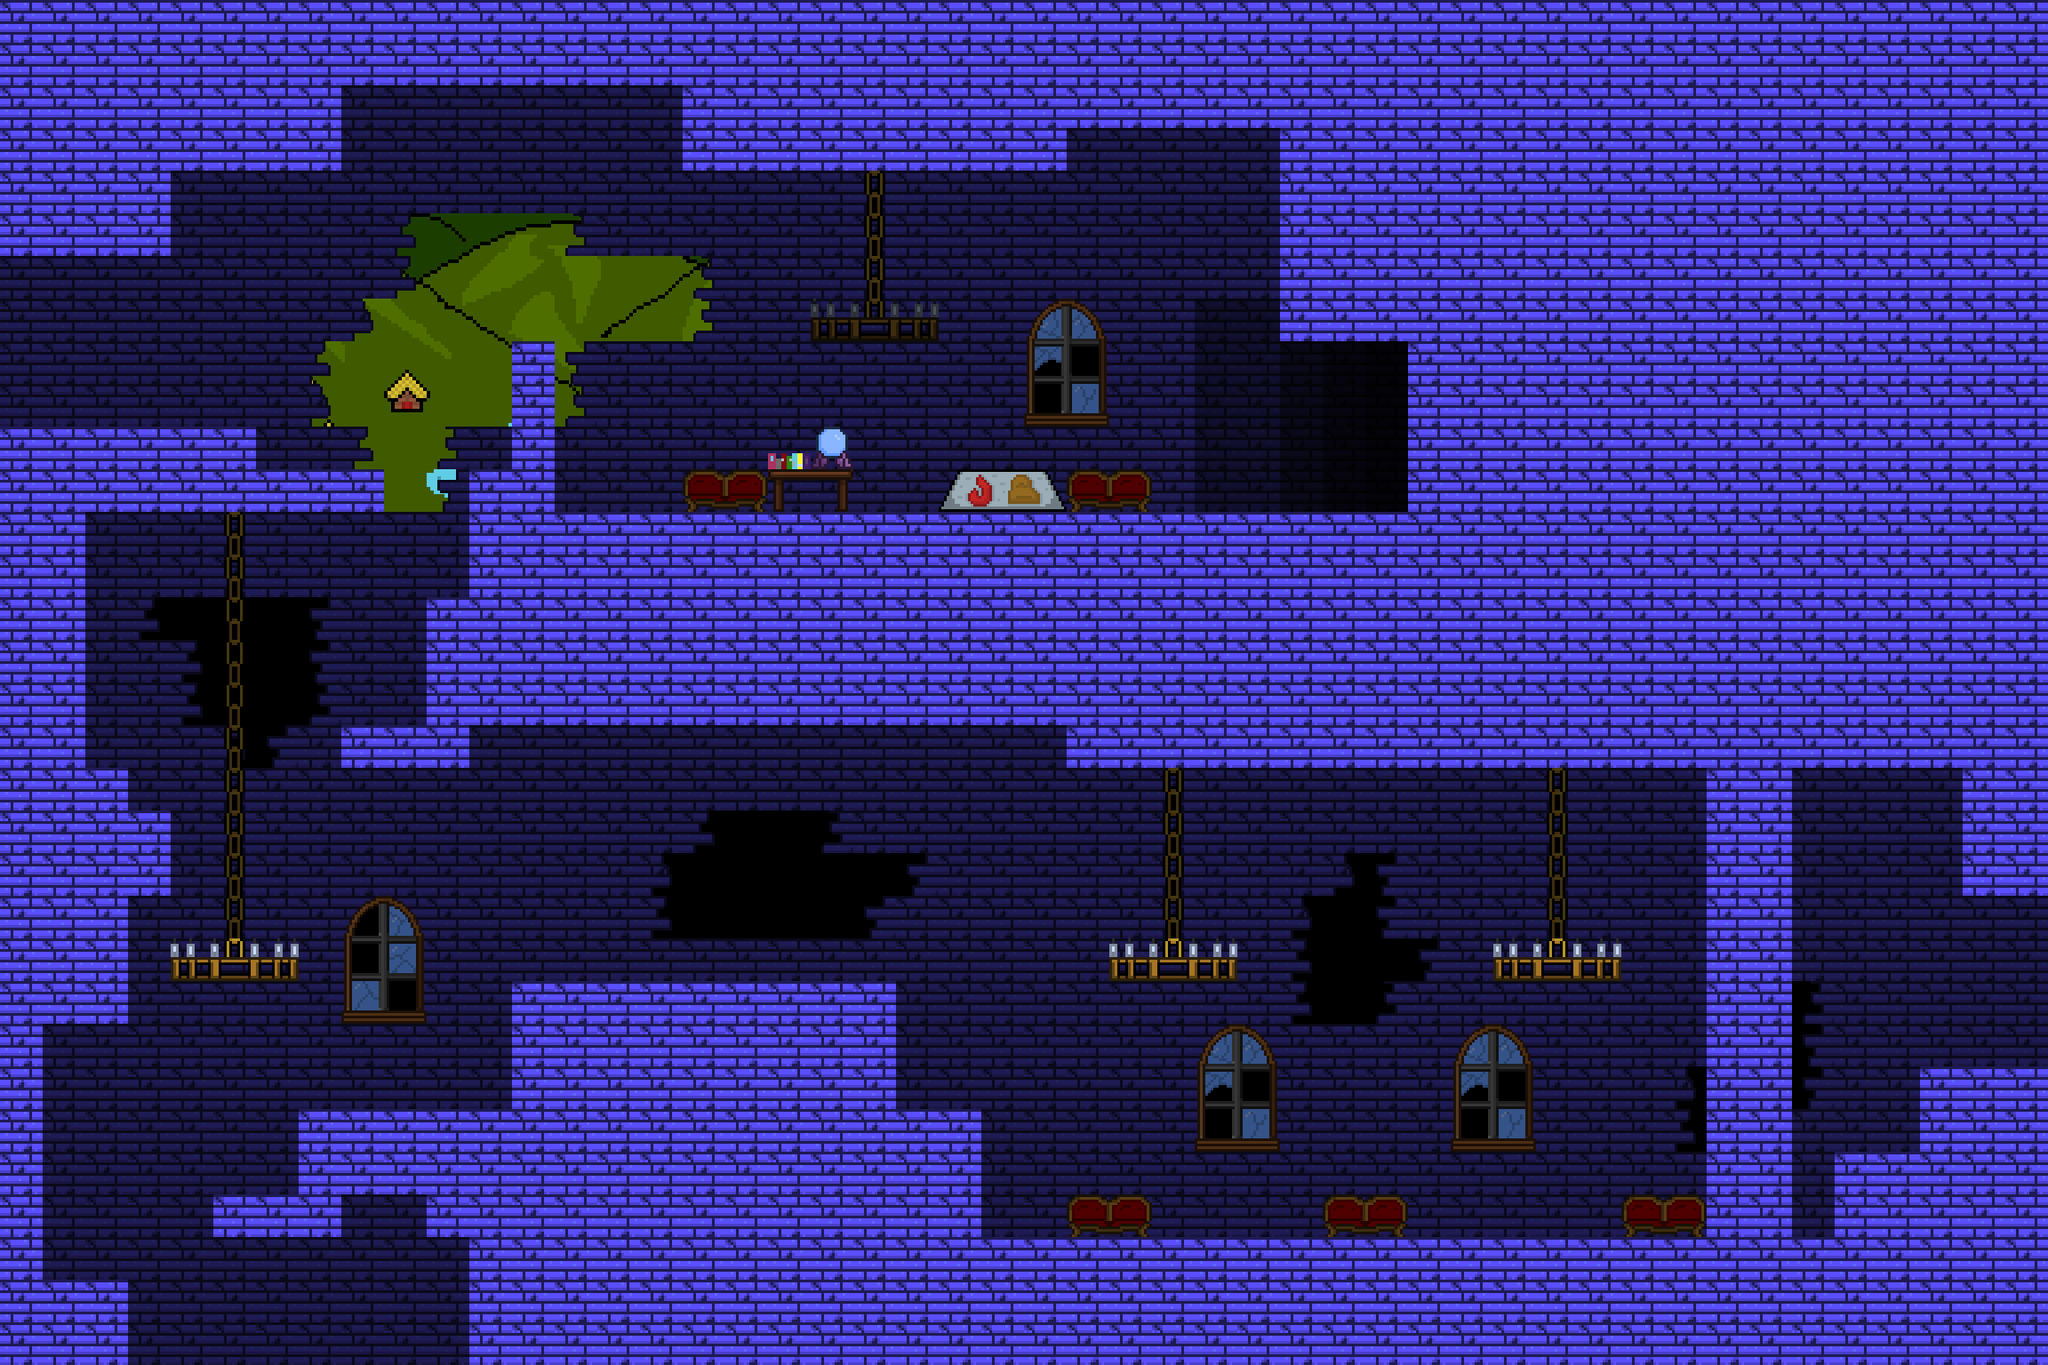

Tiled map render using the project's own tile images. Description and the map definition, with tile-layer contents summarised, below:
An orthogonal 48x32 tile map with 48x48 px tiles, 2 tile layers (back_tiles, front), 2 tilesets, 3 image layers and 56 objects (8x HazardRockBlock, 2x EnemyArmorTrap, DemoEndObject).

<map version="1.4" tiledversion="1.4.2" orientation="orthogonal" renderorder="right-down" width="48" height="32" tilewidth="48" tileheight="48" infinite="0" nextlayerid="18" nextobjectid="88">
 <properties>
  <property name="music" type="int" value="2" />
 </properties>
 <tileset firstgid="1" name="tileset01" tilewidth="48" tileheight="48" tilecount="176" columns="16">
  <image source="tilesets/tileset01.png" width="768" height="528" />
 </tileset>
 <tileset firstgid="177" name="objects" tilewidth="48" tileheight="48" tilecount="64" columns="8">
  <image source="objects.png" width="384" height="384" />
 </tileset>
 <imagelayer id="10" name="Image Layer 3">
  <image source="Backgrounds/ground_back.png" width="1024" height="576" />
  <properties>
   <property name="depth" type="int" value="30" />
   <property name="parallax_x" type="float" value="1" />
   <property name="parallax_y" type="float" value="1" />
   <property name="repeat_y" type="bool" value="true" />
  </properties>
 </imagelayer>
 <imagelayer id="8" name="Image Layer 1">
  <image source="Backgrounds/ground_far.png" width="1024" height="576" />
  <properties>
   <property name="depth" type="int" value="20" />
   <property name="parallax_x" type="float" value="0.8" />
   <property name="parallax_y" type="float" value="0.8" />
   <property name="repeat_y" type="bool" value="false" />
  </properties>
 </imagelayer>
 <imagelayer id="9" name="Image Layer 2">
  <image source="Backgrounds/ground_front.png" width="1024" height="576" />
  <properties>
   <property name="depth" type="int" value="10" />
   <property name="parallax_x" type="float" value="0.9" />
   <property name="parallax_y" type="float" value="0.9" />
   <property name="repeat_y" type="bool" value="false" />
  </properties>
 </imagelayer>
 <layer id="11" name="back_tiles" width="48" height="32">
  <properties>
   <property name="tileset" type="int" value="0" />
  </properties>
  <data>[1536 cells, 1482 non-empty, 22 distinct tile ids]</data>
 </layer>
 <layer id="12" name="front" width="48" height="32">
  <properties>
   <property name="tileset" type="int" value="0" />
  </properties>
  <data>[1536 cells, 56 non-empty, 22 distinct tile ids]</data>
 </layer>
 <objectgroup color="#aa00ff" id="17" name="checkpoints">
  <object id="81" x="624" y="192" width="192" height="384">
   <properties>
    <property name="room_id" type="int" value="17" />
    <property name="x" type="int" value="96" />
    <property name="y" type="int" value="240" />
   </properties>
  </object>
 </objectgroup>
 <objectgroup color="#ffaa00" id="16" name="spawnpoints">
  <object id="35" x="144" y="1440" width="48" height="48">
   <properties>
    <property name="id" type="int" value="0" />
   </properties>
  </object>
  <object id="37" x="2256" y="1008" width="48" height="48">
   <properties>
    <property name="id" type="int" value="1" />
   </properties>
  </object>
  <object id="53" x="1488" y="384" width="48" height="48">
   <properties>
    <property name="id" type="int" value="2" />
   </properties>
  </object>
  <object id="59" x="0" y="288" width="48" height="48">
   <properties>
    <property name="id" type="int" value="3" />
   </properties>
  </object>
 </objectgroup>
 <objectgroup id="14" name="objects">
  <properties>
   <property name="lore" type="int" value="0" />
   <property name="text" value="asd" />
  </properties>
  <object id="62" type="HazardRockBlock" gid="186" x="96" y="336" width="48" height="48" />
  <object id="63" type="HazardRockBlock" gid="186" x="96" y="384" width="48" height="48" />
  <object id="64" type="HazardRockBlock" gid="186" x="96" y="432" width="48" height="48" />
  <object id="65" type="HazardRockBlock" gid="186" x="96" y="480" width="48" height="48" />
  <object id="66" type="HazardRockBlock" gid="186" x="144" y="480" width="48" height="48" />
  <object id="67" type="HazardRockBlock" gid="186" x="144" y="432" width="48" height="48" />
  <object id="68" type="HazardRockBlock" gid="186" x="144" y="384" width="48" height="48" />
  <object id="69" type="HazardRockBlock" gid="186" x="144" y="336" width="48" height="48" />
  <object id="70" type="EnemyArmorTrap" gid="196" x="1344" y="1344" width="48" height="48" />
  <object id="71" type="EnemyArmorTrap" gid="196" x="1728" y="1344" width="48" height="48" />
  <object id="79" type="DemoEndObject" x="1056" y="384" width="144" height="144" />
 </objectgroup>
 <objectgroup color="#0000ff" id="13" name="walls">
  <object id="3" x="0" y="864" width="144" height="288" />
  <object id="5" x="48" y="1440" width="96" height="192" />
  <object id="8" x="0" y="0" width="1536" height="96" />
  <object id="9" x="1440" y="96" width="96" height="288" />
  <object id="11" x="480" y="768" width="720" height="48" />
  <object id="12" x="1200" y="96" width="240" height="48" />
  <object id="13" x="0" y="480" width="96" height="384" />
  <object id="14" x="192" y="96" width="192" height="96" />
  <object id="15" x="528" y="1344" width="48" height="288" />
  <object id="17" x="1248" y="1056" width="144" height="48" />
  <object id="22" x="1200" y="720" width="1104" height="144" />
  <object id="23" x="2208" y="864" width="96" height="144" />
  <object id="24" x="0" y="96" width="192" height="192" />
  <object id="25" x="2064" y="1296" width="240" height="96" />
  <object id="26" x="0" y="1152" width="48" height="384" />
  <object id="27" x="144" y="912" width="48" height="96" />
  <object id="28" x="384" y="816" width="144" height="48" />
  <object id="29" x="1104" y="1392" width="1200" height="144" />
  <object id="30" x="576" y="1104" width="432" height="432" />
  <object id="31" x="1008" y="1248" width="96" height="288" />
  <object id="33" x="2160" y="1200" width="144" height="96" />
  <object id="34" x="96" y="480" width="192" height="96" />
  <object id="39" x="768" y="96" width="432" height="96" />
  <object id="40" x="192" y="1056" width="144" height="48" />
  <object id="42" x="672" y="576" width="864" height="192" />
  <object id="43" x="336" y="1248" width="240" height="96" />
  <object id="44" x="240" y="1344" width="144" height="48" />
  <object id="51" x="480" y="1344" width="48" height="48" />
  <object id="54" x="1680" y="1056" width="144" height="48" />
  <object id="60" x="288" y="528" width="144" height="48" />
  <object id="78" x="1056" y="528" width="144" height="48" />
  <object id="80" x="1920" y="864" width="96" height="528" />
  <object id="84" x="480" y="672" width="144" height="96" />
  <object id="85" x="528" y="528" width="96" height="144" />
  <object id="86" x="576" y="384" width="48" height="144" />
  <object id="87" x="624" y="576" width="48" height="192" />
 </objectgroup>
 <objectgroup color="#00ff00" id="15" name="doors">
  <object id="19" x="144" y="1584" width="384" height="48">
   <properties>
    <property name="horizontal" type="bool" value="true" />
    <property name="id_point" type="int" value="2" />
    <property name="id_room" type="int" value="14" />
   </properties>
  </object>
  <object id="46" x="2352" y="1008" width="48" height="192">
   <properties>
    <property name="horizontal" type="bool" value="false" />
    <property name="id_point" type="int" value="0" />
    <property name="id_room" type="int" value="2" />
   </properties>
  </object>
  <object id="52" x="1584" y="384" width="48" height="192">
   <properties>
    <property name="horizontal" type="bool" value="false" />
    <property name="id_point" type="int" value="0" />
    <property name="id_room" type="int" value="18" />
   </properties>
  </object>
  <object id="58" x="-96" y="288" width="48" height="192">
   <properties>
    <property name="horizontal" type="bool" value="false" />
    <property name="id_point" type="int" value="2" />
    <property name="id_room" type="int" value="22" />
   </properties>
  </object>
 </objectgroup>
</map>
